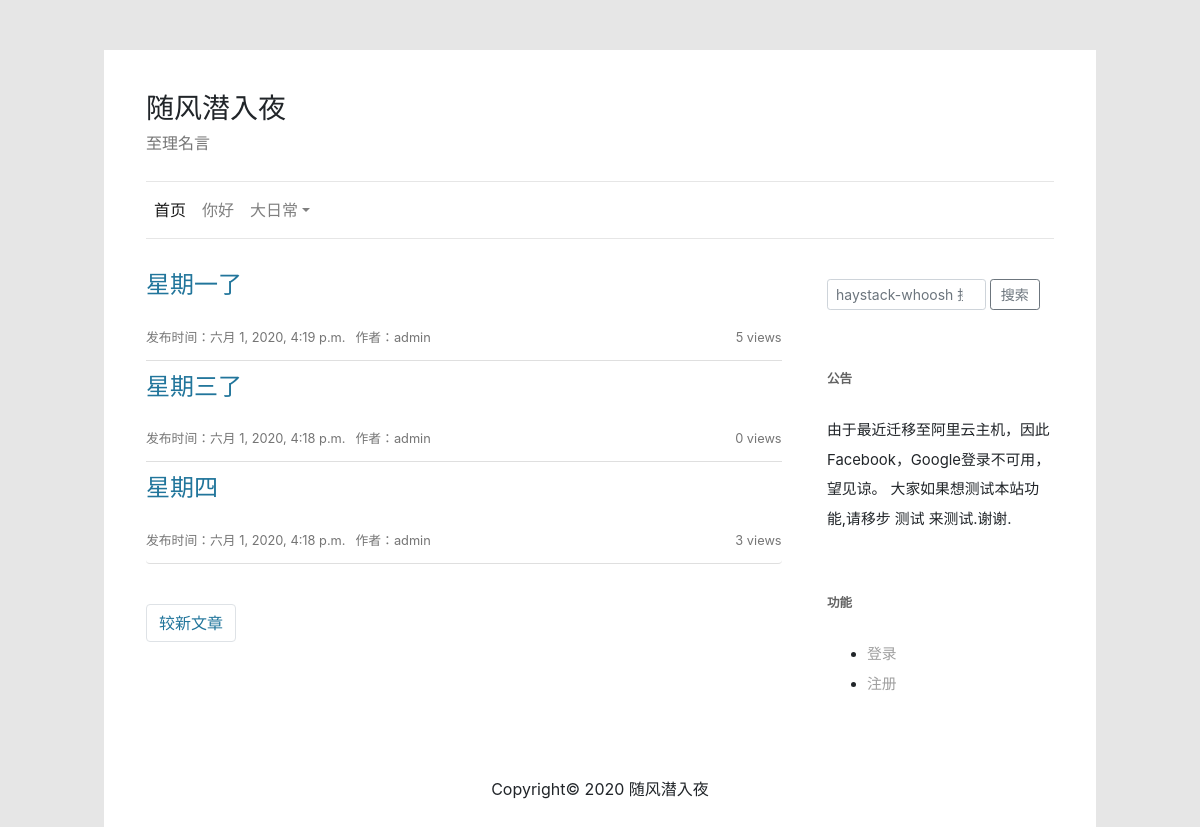
Screenshot of /?page=2 with the database file from the repository.
### blog/models.py (models this page shows, shortened)
class BaseModel(models.Model):
    id = models.AutoField(primary_key=True)
    created_time = models.DateTimeField('创建时间', auto_now_add=True)
    last_mod_time = models.DateTimeField('修改时间', auto_now=True)
    class Meta:
        abstract = True

class Category(BaseModel):
    name = models.CharField('分类名', max_length=30, unique=True)
    parent_category = models.ForeignKey(
        'self',
        verbose_name="父级分类",
        blank=True,
        null=True,
        on_delete=models.CASCADE)
    slug = models.SlugField(default='no-slug', max_length=60, blank=True)
    class Meta:
        ordering = ['name']
        verbose_name = "分类"
        verbose_name_plural = verbose_name
    def get_absolute_url(self):
        return reverse('blog:categorybyslug', kwargs={
            'category_name': self.slug
        })
    def get_sub_categorys(self):
        categorys = []
        all_categorys = Category.objects.all()
        def parse(category):
            if category not in categorys:
                categorys.append(category)
            childs = all_categorys.filter(parent_category=category)
            for child in childs:
                if category not in categorys:
                    categorys.append(child)
                parse(child)
        parse(self)
        return categorys

class Article(BaseModel):
    STATUS_CHOICES = (
        ('d', '草稿'),
        ('p', '发表'),
    )
    COMMENT_STATUS = (
        ('o', '打开'),
        ('c', '关闭'),
    )
    TYPE = (
        ('a', '文章'),
        ('p', '页面'),
    )
    title = models.CharField('标题', max_length=200, unique=True)
    body = MDTextField('正文')
    pub_time = models.DateTimeField(
        '发布时间', blank=False, null=False, auto_now_add=True)
    status = models.CharField(
        '文章状态',
        max_length=1,
        choices=STATUS_CHOICES,
        default='p')
    comment_status = models.CharField(
        '评论状态',
        max_length=1,
        choices=COMMENT_STATUS,
        default='o')
    type = models.CharField('类型', max_length=1, choices=TYPE, default='a')
    views = models.PositiveIntegerField('浏览量', default=0)
    author = models.ForeignKey(
        settings.AUTH_USER_MODEL,
        verbose_name='作者',
        blank=False,
        null=False,
        on_delete=models.CASCADE)
    article_order = models.IntegerField(
        '排序,数字越大越靠前', blank=False, null=False, default=0)
    category = models.ForeignKey(
        'Category',
        verbose_name='分类',
        on_delete=models.CASCADE,
        blank=False,
        null=False)
    tags = models.ManyToManyField('Tag', verbose_name='标签集合', blank=True)
    class Meta:
        ordering = ['-article_order', '-pub_time']
        verbose_name = "文章"
        verbose_name_plural = verbose_name
        get_latest_by = 'id'
    def get_absolute_url(self):
        return reverse('blog:detailbyid', kwargs={
            'article_id': self.id,
            'year': self.created_time.year,
            'month': self.created_time.month,
            'day': self.created_time.day
        })

### users/models.py (models this page shows, shortened)
class UserProfile(AbstractUser):
    nickname = models.CharField('昵称', max_length=100, blank=True)
    created_time = models.DateTimeField('创建时间', auto_now_add=True)
    last_mod_time = models.DateTimeField('修改时间', auto_now=True)
    source = models.CharField("创建来源", max_length=100, blank=True)
    class Meta:
        ordering = ['-id']
        verbose_name = "用户"
        verbose_name_plural = verbose_name
        get_latest_by = 'id'

### blog/views.py (the view)
# urls.py: path(r'', ArticleIndexView.as_view(), name="index"),
class ArticleIndexView(ArticleListView):
    queryset = Article.objects.filter(status='p')
    template_name = "index.html"
    context_object_name = "article_list"
    paginate_by = 5
    page_kwarg = 'page'
    page_type = ""
    tag_name = ""

### blog/templatetags/blog_tags.py (called while the page is built)
@register.simple_tag
def query_category(parent_category):
    nav_category = Category.objects.filter(parent_category=parent_category).all()
    return nav_category

### templates/index.html
{% extends 'blog_base.html' %}
{% block content %}
    {% include "index_article_list.html" %}
{% endblock %}

### templates/header.html (shortened to what this page needs)
{% load blog_tags %}
{% query_category parent_category=None as nav_category %}
<div class="blog-head">
    <p class="h3">随风潜入夜</p>
    <p class="h6 ">至理名言</p>
</div>
<nav class="navbar navbar-expand-lg navbar-light ">
    <div class="collapse navbar-collapse" id="navbarTogglerDemo01">
        <ul class="navbar-nav mr-auto mt-2 mt-lg-0">
            <li class="nav-item">
                <a class="nav-link active" href="/">首页</a>
            </li>
            {% for category in nav_category %}
                {% if category.get_sub_categorys|length > 1 %}
                    <li class="nav-item dropdown">
                        <a class="nav-link dropdown-toggle" data-toggle="dropdown" href="#" role="button"
                           aria-haspopup="true" aria-expanded="false">{{ category.name }}</a>
                    </li>
                {% else %}
                    <li class="nav-item">
                        <a class="nav-link" href="{{ category.get_absolute_url }}">{{ category.name }}</a>
                    </li>
                {% endif %}
            {% endfor %}
        </ul>
    </div>
</nav>

### templates/index_article_list.html (shortened to what this page needs)
<ul class="list-group">
    {% for article in article_list %}
        <li class="list-group-item">
            <div class="blog-post-title">
                <p class="h4"><a href="{{ article.get_absolute_url }}">{{ article.title }}</a></p>
            </div>
            <div class="blog-post-views clearfix">
                <div class="float-left">
                    <small>发布时间：{{ article.pub_time }}</small>
                </div>
                <div class="float-left">
                    <small>作者：{{ article.author.username }}</small>
                </div>
                <div class="float-right">
                    <small>{{ article.views }} views</small>
                </div>
            </div>
        </li>
    {% endfor %}
</ul>
<nav aria-label="Page navigation " class="blog-page">
    <ul class="pagination d-flex justify-content-between">
        {% if page_obj.has_previous %}
            <li class="page-item"><a class="page-link" href="?page={{ page_obj.previous_page_number }}">较新文章</a></li>
        {% endif %}
    </ul>
</nav>

### static/css/local.css (style rules this page uses)
html { overflow-x: hidden; overflow-y: auto; }
body { width: 100vw; overflow: hidden; padding-left: calc((100vw - 100%) / 2); padding-right: calc((100vw - 100%) / 2); background-color: #fff; }
a { outline: none; }
nav.navbar { border-top: 1px solid rgb(230, 230, 230); border-bottom: 1px solid rgb(230, 230, 230); padding: 0.5rem 0rem; }
li.nav-item > a.nav-link { color: #5e5e5e; }
li.list-group-item { border: none; border-bottom: 1px solid rgba(0, 0, 0, 0.125); padding: 0.75rem 0rem; }
div.blog-post-title { margin-bottom: 1.5rem; }
div.blog-post-title > p > a { color: #21759b; }
@media (min-width: 992px) { body { background-color: rgb(230, 230, 230); } }
@media (min-width: 1200px) { body { background-color: rgb(230, 230, 230); } }
.blog-post-views { color: #757575; }
.blog-post-views > div.float-left { padding-right: 10px; }
.blog-page { margin-top: 2.5rem; }
.blog-page > ul > li > a { color: #21759b; }
.blog-head { padding-bottom: 1.25rem; }
.blog-head > p.h6 { color: #757575; }

### rows the page displays
Category: name "你好"
Category: name "大日常"
Article: title "星期一了", pub_time "六月 1, 2020, 4:19 p.m.", author.username "admin", views "5"
Article: title "星期三了", pub_time "六月 1, 2020, 4:18 p.m.", author.username "admin", views "0"
Article: title "星期四", pub_time "六月 1, 2020, 4:18 p.m.", author.username "admin", views "3"
